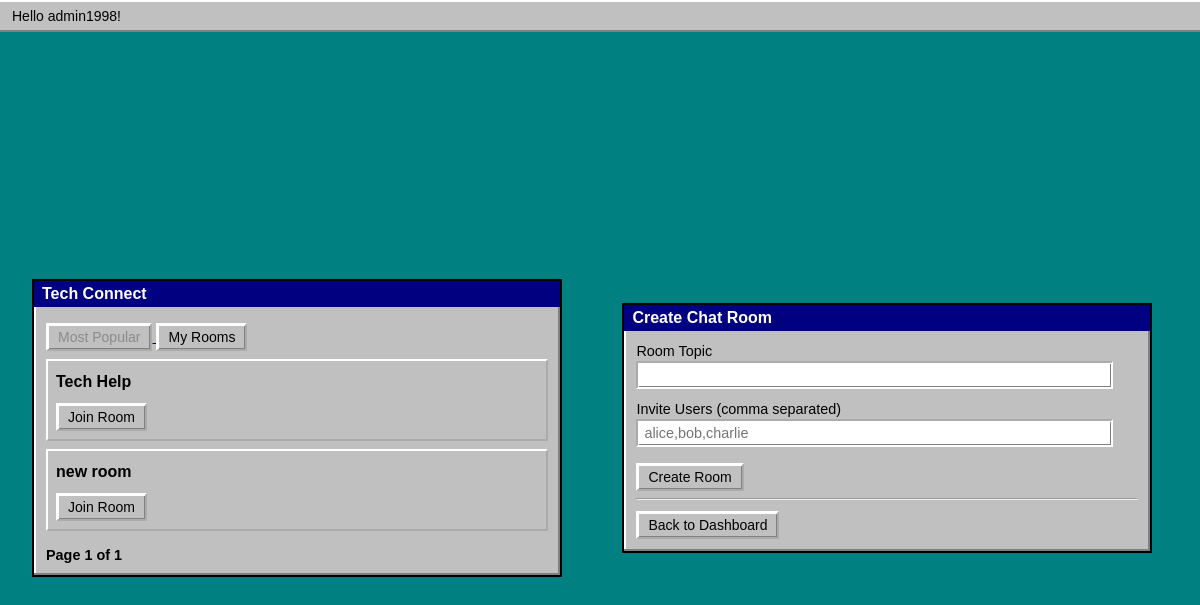
The app's page /social/ (signed in), older data.
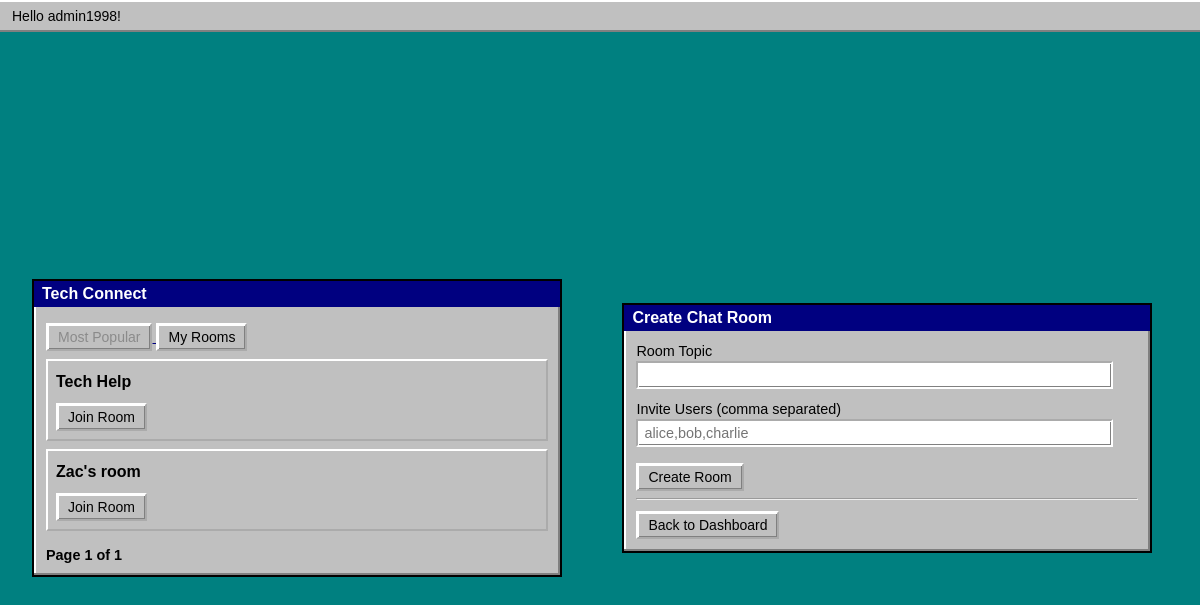
The same page, newer data.
### app/models.py (models this page shows, shortened)
class Conversation(models.Model):
    participants = models.ManyToManyField(
        settings.AUTH_USER_MODEL,
        related_name="conversations"
    )
    created_at = models.DateTimeField(auto_now_add=True)
    subject = models.CharField(max_length=100)

### app/views.py (the view, shortened to what this page needs)
# urls.py: path("social/", social_view, name="social"),
@login_required
def social_view(request):
    filter_type = request.GET.get("filter", "popular")
    conversations = Conversation.objects.all()
    if filter_type == "mine":
        conversations = conversations.filter(
            participants=request.user
        ).distinct()
    else:  # popular
        conversations = conversations.annotate(
            num_participants=Count("participants")
        ).order_by("-num_participants")
    paginator = Paginator(conversations, 10)
    page_number = request.GET.get("page")
    page_obj = paginator.get_page(page_number)
    return render(request, "social.html", {
        "page_obj": page_obj,
        "filter_type": filter_type,
    })

### app/templates/social.html (shortened to what this page needs)
{% extends "root.html" %}
{% block content %}
<div class="desktop">
    <div class="window social-window">
        <div class="window-titlebar">Tech Connect</div>
        <div class="window-content">
            <div class="chat-room-toggle">
                <a href="?filter=popular">
                    <button class="form-button" {% if filter_type == "popular" %}disabled{% endif %}>Most Popular</button>
                </a>
                <a href="?filter=mine">
                    <button class="form-button" {% if filter_type == "mine" %}disabled{% endif %}>My Rooms</button>
                </a>
            </div>
            {% if page_obj %}
                <ul class="rooms">
                    {% for room in page_obj %}
                        <li class="room-card">
                            <h3>{{ room.subject }}</h3>
                            <a href="{% url 'chat-room' room.id %}">
                                <button class="form-button">Join Room</button>
                            </a>
                        </li>
                    {% endfor %}
                </ul>
                <div class="pagination">
                    <span>Page {{ page_obj.number }} of {{ page_obj.paginator.num_pages }}</span>
                </div>
            {% else %}
                <p>No chat rooms found.</p>
            {% endif %}
        </div>
    </div>
    <div class="window social-window right-window">
        <div class="window-titlebar">Create Chat Room</div>
        <div class="window-content">
            <form method="post">
                <div class="form-field">
                    <label>Room Topic</label>
                    <input type="text" name="subject" required class="form-input">
                </div>
                <div class="form-field">
                    <label>Invite Users (comma separated)</label>
                    <input type="text" name="participants" placeholder="alice,bob,charlie" class="form-input">
                </div>
                <button type="submit" class="form-button">Create Room</button>
            </form>
            <hr>
            <a href="{% url 'landing' %}">
                <button class="form-button">Back to Dashboard</button>
            </a>
        </div>
    </div>
</div>
{% endblock %}

Row changes from the older to the newer data that the page shows:
removed Conversation: subject "new room"
added Conversation: subject "Zac's room"
